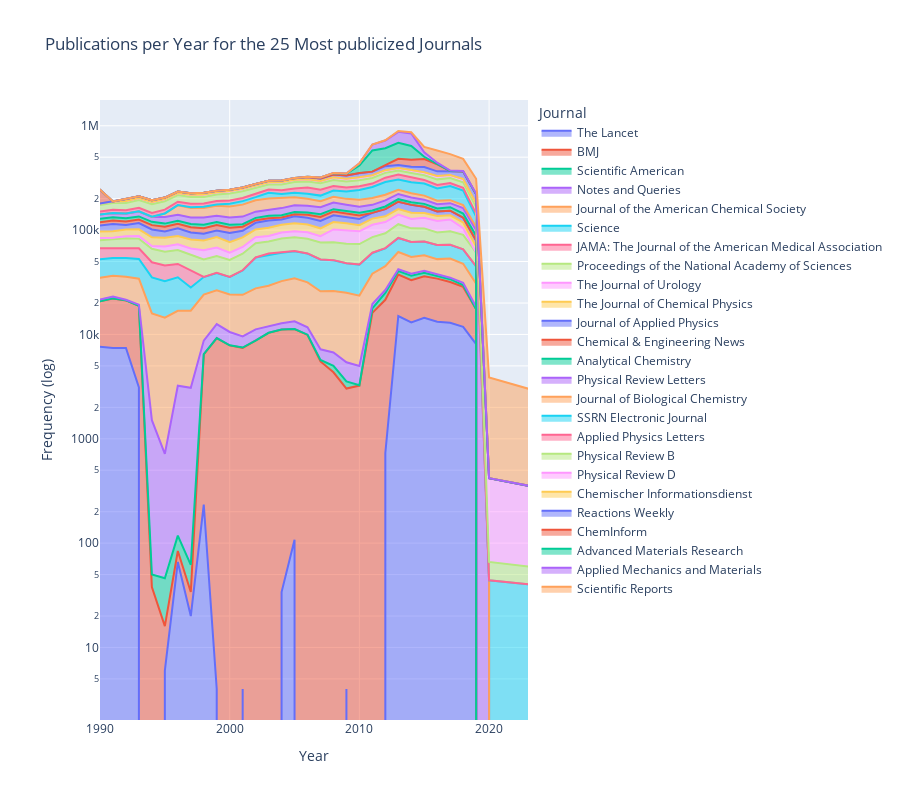

Notebook code for this chart:
### Code cell
##plot as a line graph with a different colour for each line
fig = px.area(df_new, x="Year", y="Publications",color="Journal",
              labels={'value': 'Frequency (log)', 'variable': 'Year'}, 
              title='Publications per Year for the 25 Most publicized Journals')
fig.update_layout(xaxis=dict(range=[1990, 2023]), 
                  yaxis_title='Frequency (log)', margin=dict(l=100),
                  yaxis_type='log',
                  height=800
                  )
fig.show()

### Figure 1 — Plotly figure (JSON) as saved in the notebook; plotly's stock layout.template omitted (floating-point values rounded to 4 significant figures; data arrays with more than 128 entries replaced by an {"elided": "..."} marker saying what was removed)
{"data": [{"hovertemplate": "Journal=The Lancet<br>Year=%{x}<br>Publications=%{y}<extra></extra>", "legendgroup": "The Lancet", "line": {"color": "#636efa"}, "marker": {"symbol": "circle"}, "mode": "lines", "name": "The Lancet", "orientation": "v", "showlegend": true, "stackgroup": "1", "type": "scatter", "x": {"elided": "188 int values"}, "xaxis": "x", "y": {"elided": "188 int values"}, "yaxis": "y"}, {"hovertemplate": "Journal=BMJ<br>Year=%{x}<br>Publications=%{y}<extra></extra>", "legendgroup": "BMJ", "line": {"color": "#EF553B"}, "marker": {"symbol": "circle"}, "mode": "lines", "name": "BMJ", "orientation": "v", "showlegend": true, "stackgroup": "1", "type": "scatter", "x": {"elided": "180 int values"}, "xaxis": "x", "y": {"elided": "180 int values"}, "yaxis": "y"}, {"hovertemplate": "Journal=Scientific American<br>Year=%{x}<br>Publications=%{y}<extra></extra>", "legendgroup": "Scientific American", "line": {"color": "#00cc96"}, "marker": {"symbol": "circle"}, "mode": "lines", "name": "Scientific American", "orientation": "v", "showlegend": true, "stackgroup": "1", "type": "scatter", "x": {"elided": "168 int values"}, "xaxis": "x", "y": {"elided": "168 int values"}, "yaxis": "y"}, {"hovertemplate": "Journal=Notes and Queries<br>Year=%{x}<br>Publications=%{y}<extra></extra>", "legendgroup": "Notes and Queries", "line": {"color": "#ab63fa"}, "marker": {"symbol": "circle"}, "mode": "lines", "name": "Notes and Queries", "orientation": "v", "showlegend": true, "stackgroup": "1", "type": "scatter", "x": {"elided": "170 int values"}, "xaxis": "x", "y": {"elided": "170 int values"}, "yaxis": "y"}, {"hovertemplate": "Journal=Journal of the American Chemical Society<br>Year=%{x}<br>Publications=%{y}<extra></extra>", "legendgroup": "Journal of the American Chemical Society", "line": {"color": "#FFA15A"}, "marker": {"symbol": "circle"}, "mode": "lines", "name": "Journal of the American Chemical Society", "orientation": "v", "showlegend": true, "stackgroup": "1", "type": "scatter", "x": {"elided": "141 int values"}, "xaxis": "x", "y": {"elided": "141 int values"}, "yaxis": "y"}, {"hovertemplate": "Journal=Science<br>Year=%{x}<br>Publications=%{y}<extra></extra>", "legendgroup": "Science", "line": {"color": "#19d3f3"}, "marker": {"symbol": "circle"}, "mode": "lines", "name": "Science", "orientation": "v", "showlegend": true, "stackgroup": "1", "type": "scatter", "x": {"elided": "140 int values"}, "xaxis": "x", "y": {"elided": "140 int values"}, "yaxis": "y"}, {"hovertemplate": "Journal=JAMA: The Journal of the American Medical Association<br>Year=%{x}<br>Publications=%{y}<extra></extra>", "legendgroup": "JAMA: The Journal of the American Medical Association", "line": {"color": "#FF6692"}, "marker": {"symbol": "circle"}, "mode": "lines", "name": "JAMA: The Journal of the American Medical Association", "orientation": "v", "showlegend": true, "stackgroup": "1", "type": "scatter", "x": [1883, 1884, 1885, 1887, 1888, 1889, 1890, 1891, 1892, 1893, 1894, 1895, 1896, 1897, 1898, 1899, 1900, 1901, 1902, 1903, 1904, 1905, 1906, 1907, 1910, 1913, 1916, 1918, 1920, 1921, 1922, 1923, 1924, 1925, 1926, 1927, 1928, 1929, 1930, 1931, 1933, 1934, 1935, 1941, 1942, 1946, 1949, 1952, 1953, 1961, 1962, 1963, 1964, 1965, 1966, 1967, 1968, 1969, 1970, 1971, 1972, 1973, 1974, 1975, 1976, 1977, 1978, 1979, 1980, 1981, 1982, 1983, 1984, 1985, 1986, 1987, 1988, 1989, 1990, 1991, 1992, 1993, 1994, 1995, 1996, 1997, 1998, 1999, 2000, 2001, 2002, 2003, 2004, 2005, 2006, 2008, 2009, 2010, 2011, 2012], "xaxis": "x", "y": [3112, 5318, 1012, 114, 376, 4478, 4976, 6628, 5820, 6398, 8198, 9066, 9382, 9728, 11638, 11054, 11120, 11314, 11528, 10920, 12958, 11810, 12976, 13448, 6300, 12532, 4, 10504, 8034, 13752, 13752, 14218, 15190, 12446, 12478, 13196, 7602, 1666, 13430, 6686, 14264, 13960, 5962, 13088, 10912, 602, 4294, 11280, 5528, 4, 5306, 29866, 176, 17366, 31192, 17482, 12520, 14152, 14168, 13132, 11898, 11426, 12068, 11398, 12380, 11144, 9744, 10920, 10672, 11144, 13844, 11910, 11684, 13498, 13676, 14230, 13724, 14754, 14372, 13176, 13814, 14066, 13956, 13434, 12070, 13294, 90, 36, 46, 72, 72, 1886, 1364, 544, 132, 26, 4, 14, 356, 462], "yaxis": "y"}, {"hovertemplate": "Journal=Proceedings of the National Academy of Sciences<br>Year=%{x}<br>Publications=%{y}<extra></extra>", "legendgroup": "Proceedings of the National Academy of Sciences", "line": {"color": "#B6E880"}, "marker": {"symbol": "circle"}, "mode": "lines", "name": "Proceedings of the National Academy of Sciences", "orientation": "v", "showlegend": true, "stackgroup": "1", "type": "scatter", "x": [1915, 1916, 1917, 1918, 1919, 1920, 1921, 1922, 1923, 1924, 1925, 1926, 1927, 1928, 1929, 1930, 1931, 1932, 1933, 1934, 1935, 1936, 1937, 1938, 1939, 1940, 1941, 1942, 1943, 1944, 1945, 1946, 1947, 1948, 1949, 1950, 1951, 1952, 1953, 1954, 1955, 1956, 1957, 1958, 1959, 1960, 1961, 1962, 1963, 1964, 1965, 1966, 1967, 1968, 1969, 1970, 1971, 1972, 1973, 1974, 1975, 1976, 1977, 1978, 1979, 1980, 1981, 1982, 1983, 1984, 1985, 1986, 1987, 1988, 1989, 1990, 1991, 1992, 1993, 1994, 1995, 1996, 1997, 1998, 1999, 2000, 2001, 2002, 2003, 2004, 2005, 2006, 2007, 2008, 2009, 2010, 2011, 2012, 2013, 2014, 2015, 2016, 2017, 2018, 2019], "xaxis": "x", "y": [1206, 1354, 1068, 690, 718, 862, 552, 570, 820, 748, 1424, 1212, 1386, 1286, 1244, 1094, 1028, 1104, 1160, 876, 1046, 928, 1042, 806, 984, 822, 790, 752, 496, 440, 544, 412, 642, 732, 998, 754, 1018, 1362, 1190, 1284, 1514, 1244, 1672, 1302, 1542, 1558, 1846, 2102, 2380, 3050, 3446, 3612, 4038, 4502, 3922, 3866, 4736, 5322, 5790, 7022, 7450, 6624, 8144, 9130, 9676, 10124, 11388, 10486, 10624, 11186, 12626, 13118, 12388, 12430, 13700, 13356, 15096, 15614, 15930, 17124, 16086, 17176, 16634, 16874, 17634, 16190, 18232, 20122, 17992, 21062, 22460, 22722, 23780, 24832, 25994, 26760, 25016, 26146, 29792, 26902, 26168, 22784, 25154, 24520, 15800], "yaxis": "y"}, {"hovertemplate": "Journal=The Journal of Urology<br>Year=%{x}<br>Publications=%{y}<extra></extra>", "legendgroup": "The Journal of Urology", "line": {"color": "#FF97FF"}, "marker": {"symbol": "circle"}, "mode": "lines", "name": "The Journal of Urology", "orientation": "v", "showlegend": true, "stackgroup": "1", "type": "scatter", "x": [1917, 1918, 1919, 1920, 1921, 1922, 1923, 1924, 1925, 1926, 1927, 1928, 1929, 1930, 1931, 1932, 1933, 1934, 1935, 1936, 1937, 1938, 1939, 1940, 1941, 1942, 1943, 1944, 1945, 1946, 1947, 1948, 1949, 1950, 1951, 1952, 1953, 1954, 1955, 1956, 1957, 1958, 1959, 1960, 1961, 1962, 1963, 1964, 1965, 1966, 1967, 1968, 1969, 1970, 1971, 1972, 1973, 1974, 1975, 1976, 1977, 1978, 1979, 1980, 1981, 1982, 1983, 1984, 1985, 1986, 1987, 1988, 1989, 1990, 1991, 1992, 1993, 1994, 1995, 1996, 1997, 1998, 1999, 2000, 2001, 2002, 2003, 2004, 2005, 2006, 2007, 2008, 2009, 2010, 2011, 2012, 2013, 2014, 2015, 2016, 2017, 2018], "xaxis": "x", "y": [174, 194, 126, 304, 558, 606, 650, 762, 934, 668, 822, 974, 924, 982, 1114, 716, 912, 820, 1062, 1096, 1194, 1168, 1662, 1316, 1618, 1394, 1386, 1138, 1188, 1358, 1556, 1828, 2210, 1834, 1928, 1908, 1836, 2196, 1686, 1598, 1792, 1642, 2068, 2118, 2536, 2102, 2208, 2186, 1928, 2394, 2644, 2338, 2504, 2340, 2804, 3892, 3310, 3204, 3498, 4578, 5118, 3972, 4658, 5284, 4848, 7486, 10056, 8298, 8006, 7650, 16138, 8614, 8188, 3650, 2396, 4012, 4756, 4200, 7812, 8690, 8488, 11844, 11506, 8858, 9462, 10742, 9900, 12012, 11778, 12980, 11566, 25210, 25822, 23904, 26750, 26250, 26696, 24072, 27302, 27638, 28882, 14508], "yaxis": "y"}, {"hovertemplate": "Journal=The Journal of Chemical Physics<br>Year=%{x}<br>Publications=%{y}<extra></extra>", "legendgroup": "The Journal of Chemical Physics", "line": {"color": "#FECB52"}, "marker": {"symbol": "circle"}, "mode": "lines", "name": "The Journal of Chemical Physics", "orientation": "v", "showlegend": true, "stackgroup": "1", "type": "scatter", "x": [1933, 1934, 1935, 1936, 1937, 1938, 1939, 1940, 1941, 1942, 1943, 1944, 1945, 1946, 1947, 1948, 1949, 1950, 1951, 1952, 1953, 1954, 1955, 1956, 1957, 1958, 1959, 1960, 1961, 1962, 1963, 1964, 1965, 1966, 1967, 1968, 1969, 1970, 1971, 1972, 1973, 1974, 1975, 1976, 1977, 1978, 1979, 1980, 1981, 1982, 1983, 1984, 1985, 1986, 1987, 1988, 1989, 1990, 1991, 1992, 1993, 1994, 1995, 1996, 1997, 1998, 1999, 2000, 2001, 2002, 2003, 2004, 2005, 2006, 2007, 2008, 2009, 2010, 2011, 2012, 2013, 2014, 2015, 2016, 2017, 2018, 2019], "xaxis": "x", "y": [800, 1232, 1274, 1076, 1176, 1230, 1472, 1228, 1130, 976, 668, 542, 468, 958, 1404, 1736, 2566, 3488, 3530, 4092, 4300, 4528, 5170, 5588, 5460, 4312, 5422, 5470, 5930, 8458, 8418, 9238, 11046, 11068, 11834, 12696, 11816, 12362, 11972, 12266, 11796, 10528, 10576, 11100, 11034, 10472, 11078, 12650, 11920, 11556, 12326, 10768, 10416, 12998, 12176, 12990, 12624, 12872, 13148, 14032, 14070, 14742, 14836, 14414, 14930, 15332, 17622, 16114, 16322, 15878, 17754, 17730, 19092, 17746, 16378, 17744, 16428, 14098, 16444, 15880, 18120, 18442, 15010, 13956, 12392, 13828, 9042], "yaxis": "y"}, {"hovertemplate": "Journal=Journal of Applied Physics<br>Year=%{x}<br>Publications=%{y}<extra></extra>", "legendgroup": "Journal of Applied Physics", "line": {"color": "#636efa"}, "marker": {"symbol": "circle"}, "mode": "lines", "name": "Journal of Applied Physics", "orientation": "v", "showlegend": true, "stackgroup": "1", "type": "scatter", "x": [1937, 1938, 1939, 1940, 1941, 1942, 1943, 1944, 1945, 1946, 1947, 1948, 1949, 1950, 1951, 1952, 1953, 1954, 1955, 1956, 1957, 1958, 1959, 1960, 1961, 1962, 1963, 1964, 1965, 1966, 1967, 1968, 1969, 1970, 1971, 1972, 1973, 1974, 1975, 1976, 1977, 1978, 1979, 1980, 1981, 1982, 1983, 1984, 1985, 1986, 1987, 1988, 1989, 1990, 1991, 1992, 1993, 1994, 1995, 1996, 1997, 1998, 1999, 2000, 2001, 2002, 2003, 2004, 2005, 2006, 2007, 2008, 2009, 2010, 2011, 2012, 2013, 2014, 2015, 2016, 2017, 2018, 2019], "xaxis": "x", "y": [700, 592, 560, 482, 618, 566, 484, 684, 724, 748, 870, 870, 1362, 1340, 1872, 1746, 2012, 2012, 1558, 1842, 1876, 2702, 3486, 3722, 3884, 4646, 4744, 4624, 5512, 6468, 6422, 8158, 6734, 6110, 6580, 5576, 5864, 5102, 5576, 5430, 4470, 6698, 9396, 5410, 7520, 10020, 6102, 7774, 10366, 7758, 10626, 14100, 10856, 13892, 16748, 10374, 14950, 16088, 12176, 16232, 13546, 12698, 13708, 16906, 13260, 16036, 18074, 13576, 18976, 18328, 18614, 19604, 16856, 16426, 17406, 23474, 28294, 28060, 20996, 14654, 14772, 13242, 9442], "yaxis": "y"}, {"hovertemplate": "Journal=Chemical & Engineering News<br>Year=%{x}<br>Publications=%{y}<extra></extra>", "legendgroup": "Chemical & Engineering News", "line": {"color": "#EF553B"}, "marker": {"symbol": "circle"}, "mode": "lines", "name": "Chemical & Engineering News", "orientation": "v", "showlegend": true, "stackgroup": "1", "type": "scatter", "x": [1942, 1943, 1944, 1945, 1946, 1947, 1948, 1949, 1950, 1951, 1952, 1953, 1954, 1955, 1956, 1957, 1958, 1959, 1960, 1961, 1962, 1963, 1964, 1965, 1966, 1967, 1968, 1969, 1970, 1971, 1972, 1973, 1974, 1975, 1976, 1977, 1978, 1979, 1980, 1981, 1982, 1983, 1984, 1985, 1986, 1987, 1988, 1989, 1990, 1991, 1992, 1993, 1994, 1995, 1996, 1997, 1998, 1999, 2000, 2001, 2002, 2003, 2004, 2005, 2006, 2007, 2008, 2009, 2010], "xaxis": "x", "y": [3958, 5012, 6406, 5962, 8392, 13070, 13584, 13900, 16354, 17086, 17328, 17934, 16128, 16662, 17474, 18162, 18314, 18812, 17906, 17298, 15806, 14966, 15442, 15328, 17796, 17270, 15816, 15128, 14570, 12586, 7638, 8026, 10012, 10768, 10558, 10712, 10588, 11146, 11142, 11416, 10604, 9408, 9578, 8848, 9244, 8990, 8590, 8458, 8530, 9224, 9050, 9826, 10280, 10986, 11340, 11576, 11958, 12338, 11828, 9450, 6946, 6676, 5732, 6550, 8702, 11184, 11760, 10754, 10242], "yaxis": "y"}, {"hovertemplate": "Journal=Analytical Chemistry<br>Year=%{x}<br>Publications=%{y}<extra></extra>", "legendgroup": "Analytical Chemistry", "line": {"color": "#00cc96"}, "marker": {"symbol": "circle"}, "mode": "lines", "name": "Analytical Chemistry", "orientation": "v", "showlegend": true, "stackgroup": "1", "type": "scatter", "x": [1947, 1948, 1949, 1950, 1951, 1952, 1953, 1954, 1955, 1956, 1957, 1958, 1959, 1960, 1961, 1962, 1963, 1964, 1965, 1966, 1967, 1968, 1969, 1970, 1971, 1972, 1973, 1974, 1975, 1976, 1977, 1978, 1979, 1980, 1981, 1982, 1983, 1984, 1985, 1986, 1987, 1988, 1989, 1990, 1991, 1992, 1993, 1994, 1995, 1996, 1997, 1998, 1999, 2000, 2001, 2002, 2003, 2004, 2005, 2006, 2007, 2008, 2009, 2010, 2011, 2012, 2013, 2014, 2015, 2016, 2017, 2018, 2019], "xaxis": "x", "y": [4866, 5860, 6238, 4546, 6646, 7782, 7740, 8956, 9426, 10476, 10862, 11452, 11844, 10540, 11466, 13462, 14704, 14964, 4082, 13724, 12310, 13236, 11028, 10696, 9430, 11438, 6818, 8160, 9704, 9904, 9838, 11258, 11540, 12326, 11146, 9562, 11292, 11256, 11536, 10348, 10752, 11224, 10542, 9570, 8814, 8790, 8790, 8430, 7658, 7584, 7854, 8094, 7756, 7176, 6046, 6678, 6862, 6528, 7426, 7240, 8510, 8056, 8074, 8612, 7910, 9518, 10834, 10888, 11242, 10228, 12352, 12742, 9054], "yaxis": "y"}, {"hovertemplate": "Journal=Physical Review Letters<br>Year=%{x}<br>Publications=%{y}<extra></extra>", "legendgroup": "Physical Review Letters", "line": {"color": "#ab63fa"}, "marker": {"symbol": "circle"}, "mode": "lines", "name": "Physical Review Letters", "orientation": "v", "showlegend": true, "stackgroup": "1", "type": "scatter", "x": [1958, 1959, 1960, 1961, 1962, 1963, 1964, 1965, 1966, 1967, 1968, 1969, 1970, 1971, 1972, 1973, 1974, 1975, 1976, 1977, 1978, 1979, 1980, 1981, 1982, 1983, 1984, 1985, 1986, 1987, 1988, 1989, 1990, 1991, 1992, 1993, 1994, 1995, 1996, 1997, 1998, 1999, 2000, 2001, 2002, 2003, 2004, 2005, 2006, 2007, 2008, 2009, 2010, 2011, 2012, 2013, 2014, 2015, 2016, 2017, 2018, 2019, 2020], "xaxis": "x", "y": [1398, 3054, 2372, 2760, 2690, 2888, 4092, 5252, 6504, 6600, 8134, 7392, 6876, 8042, 7598, 6276, 6526, 7320, 7300, 6546, 7442, 7232, 7574, 6978, 7252, 8546, 8802, 11146, 11404, 10936, 10630, 11256, 12276, 12706, 14048, 15644, 13442, 17914, 17660, 17678, 19516, 17888, 19490, 20710, 19114, 19790, 23914, 23732, 23960, 23418, 24750, 22590, 20566, 20464, 24476, 24222, 19690, 17508, 15636, 15224, 18028, 11730, 44], "yaxis": "y"}, {"hovertemplate": "Journal=Journal of Biological Chemistry<br>Year=%{x}<br>Publications=%{y}<extra></extra>", "legendgroup": "Journal of Biological Chemistry", "line": {"color": "#FFA15A"}, "marker": {"symbol": "circle"}, "mode": "lines", "name": "Journal of Biological Chemistry", "orientation": "v", "showlegend": true, "stackgroup": "1", "type": "scatter", "x": [1959, 1961, 1964, 1965, 1966, 1967, 1968, 1969, 1970, 1971, 1972, 1973, 1974, 1975, 1976, 1977, 1978, 1979, 1980, 1981, 1982, 1983, 1984, 1985, 1986, 1987, 1988, 1989, 1990, 1991, 1992, 1993, 1994, 1995, 1996, 1997, 1998, 1999, 2000, 2001, 2002, 2003, 2004, 2005, 2006, 2007, 2008, 2009, 2010, 2011, 2012, 2013, 2014, 2015, 2016, 2017, 2018, 2019], "xaxis": "x", "y": [4, 8, 4, 4, 42, 46, 62, 18, 30, 16, 24, 72, 44, 80, 62, 28, 60, 88, 78, 176, 98, 116, 110, 150, 262, 322, 264, 294, 164, 354, 490, 336, 466, 10668, 32412, 30786, 31176, 33472, 36234, 40756, 43120, 44110, 40560, 33376, 28476, 23510, 24736, 24574, 28138, 28368, 25136, 21180, 20160, 18202, 14144, 12594, 11888, 6850], "yaxis": "y"}, {"hovertemplate": "Journal=SSRN Electronic Journal<br>Year=%{x}<br>Publications=%{y}<extra></extra>", "legendgroup": "SSRN Electronic Journal", "line": {"color": "#19d3f3"}, "marker": {"symbol": "circle"}, "mode": "lines", "name": "SSRN Electronic Journal", "orientation": "v", "showlegend": true, "stackgroup": "1", "type": "scatter", "x": [1961, 1967, 1971, 1972, 1974, 1975, 1976, 1977, 1978, 1979, 1980, 1982, 1983, 1984, 1985, 1986, 1987, 1988, 1989, 1990, 1991, 1992, 1993, 1994, 1995, 1996, 1997, 1998, 1999, 2000, 2001, 2002, 2003, 2004, 2005, 2006, 2007, 2008, 2009, 2010, 2011, 2012, 2013, 2014, 2015, 2016, 2017, 2018, 2019, 2103, 2104], "xaxis": "x", "y": [40, 4, 4, 34, 38, 16, 6, 10, 20, 24, 48, 10, 16, 106, 68, 28, 96, 70, 34, 68, 112, 170, 154, 206, 400, 778, 2462, 4382, 5122, 10580, 14192, 13708, 26744, 18280, 21318, 23314, 24908, 31242, 35476, 47408, 55658, 71020, 61936, 61994, 65842, 59658, 70912, 64562, 28250, 4, 4], "yaxis": "y"}, {"hovertemplate": "Journal=Applied Physics Letters<br>Year=%{x}<br>Publications=%{y}<extra></extra>", "legendgroup": "Applied Physics Letters", "line": {"color": "#FF6692"}, "marker": {"symbol": "circle"}, "mode": "lines", "name": "Applied Physics Letters", "orientation": "v", "showlegend": true, "stackgroup": "1", "type": "scatter", "x": [1962, 1963, 1964, 1965, 1966, 1967, 1968, 1969, 1970, 1971, 1972, 1973, 1974, 1975, 1976, 1977, 1978, 1979, 1980, 1981, 1982, 1983, 1984, 1985, 1986, 1987, 1988, 1989, 1990, 1991, 1992, 1993, 1994, 1995, 1996, 1997, 1998, 1999, 2000, 2001, 2002, 2003, 2004, 2005, 2006, 2007, 2008, 2009, 2010, 2011, 2012, 2013, 2014, 2015, 2016, 2017, 2018, 2019], "xaxis": "x", "y": [204, 1006, 1056, 1638, 1944, 1880, 1732, 2072, 2408, 2530, 2800, 2852, 2906, 3056, 3398, 2846, 3882, 3990, 4548, 4266, 4666, 4090, 4928, 4876, 5976, 7348, 8500, 9222, 9466, 10988, 10782, 12346, 11724, 12656, 13310, 13184, 12274, 14196, 13738, 13870, 16016, 16894, 19190, 22778, 32716, 30230, 25016, 21418, 20776, 20578, 28842, 35388, 33326, 22842, 20036, 17380, 15962, 8546], "yaxis": "y"}, {"hovertemplate": "Journal=Physical Review B<br>Year=%{x}<br>Publications=%{y}<extra></extra>", "legendgroup": "Physical Review B", "line": {"color": "#B6E880"}, "marker": {"symbol": "circle"}, "mode": "lines", "name": "Physical Review B", "orientation": "v", "showlegend": true, "stackgroup": "1", "type": "scatter", "x": [1970, 1971, 1972, 1973, 1974, 1975, 1976, 1977, 1978, 1979, 1980, 1981, 1982, 1983, 1984, 1985, 1986, 1987, 1988, 1989, 1990, 1991, 1992, 1993, 1994, 1995, 1996, 1997, 1998, 1999, 2000, 2001, 2002, 2003, 2004, 2005, 2006, 2007, 2008, 2009, 2010, 2011, 2012, 2013, 2014, 2015, 2016, 2017, 2018, 2019, 2020], "xaxis": "x", "y": [1060, 1040, 8360, 8738, 7960, 8734, 8538, 9286, 9026, 8800, 8864, 11150, 11048, 13138, 14278, 15824, 17334, 19038, 22680, 23612, 22898, 25324, 27040, 30464, 30930, 31758, 30064, 28816, 27606, 29082, 31902, 31986, 32198, 29490, 33302, 38856, 36256, 36402, 37198, 35828, 37590, 36836, 35688, 32204, 32174, 33120, 35620, 33718, 32080, 22676, 22], "yaxis": "y"}, {"hovertemplate": "Journal=Physical Review D<br>Year=%{x}<br>Publications=%{y}<extra></extra>", "legendgroup": "Physical Review D", "line": {"color": "#FF97FF"}, "marker": {"symbol": "circle"}, "mode": "lines", "name": "Physical Review D", "orientation": "v", "showlegend": true, "stackgroup": "1", "type": "scatter", "x": [1970, 1971, 1972, 1973, 1974, 1975, 1976, 1977, 1978, 1979, 1980, 1981, 1982, 1983, 1984, 1985, 1986, 1987, 1988, 1989, 1990, 1991, 1992, 1993, 1994, 1995, 1996, 1997, 1998, 1999, 2000, 2001, 2002, 2003, 2004, 2005, 2006, 2007, 2008, 2009, 2010, 2011, 2012, 2013, 2014, 2015, 2016, 2017, 2018, 2019, 2020], "xaxis": "x", "y": [5582, 6150, 5964, 6908, 6060, 5640, 5448, 5846, 5794, 5272, 4984, 5064, 5562, 5306, 5194, 5852, 6704, 6826, 6088, 6582, 6540, 6190, 7554, 8680, 9636, 9458, 9522, 10608, 12514, 11834, 12754, 13744, 14212, 12970, 14526, 14670, 15692, 15090, 18822, 18728, 19180, 20130, 21828, 21610, 23320, 22828, 23382, 21102, 22646, 14562, 354], "yaxis": "y"}, {"hovertemplate": "Journal=Chemischer Informationsdienst<br>Year=%{x}<br>Publications=%{y}<extra></extra>", "legendgroup": "Chemischer Informationsdienst", "line": {"color": "#FECB52"}, "marker": {"symbol": "circle"}, "mode": "lines", "name": "Chemischer Informationsdienst", "orientation": "v", "showlegend": true, "stackgroup": "1", "type": "scatter", "x": [1972, 1973, 1974, 1975, 1976, 1977, 1978, 1979, 1980, 1981, 1982, 1983, 1984, 1985, 1986], "xaxis": "x", "y": [50984, 52764, 52320, 49604, 45970, 47930, 43120, 40584, 40182, 39604, 38926, 40618, 44760, 39510, 42778], "yaxis": "y"}, {"hovertemplate": "Journal=Reactions Weekly<br>Year=%{x}<br>Publications=%{y}<extra></extra>", "legendgroup": "Reactions Weekly", "line": {"color": "#636efa"}, "marker": {"symbol": "circle"}, "mode": "lines", "name": "Reactions Weekly", "orientation": "v", "showlegend": true, "stackgroup": "1", "type": "scatter", "x": [1980, 1981, 1982, 1983, 1984, 1985, 1986, 1987, 1988, 1989, 1992, 1993, 1994, 1995, 1996, 1997, 1998, 1999, 2000, 2001, 2002, 2003, 2004, 2005, 2006, 2007, 2008, 2009, 2010, 2011, 2012, 2013, 2014, 2015, 2016, 2017, 2018, 2019], "xaxis": "x", "y": [5208, 5046, 4186, 3506, 3920, 4208, 3470, 4356, 5494, 5390, 8486, 7754, 6708, 6746, 7322, 7668, 8080, 7144, 6272, 6456, 7982, 10484, 10058, 10668, 15114, 17296, 20364, 23892, 30784, 27130, 34648, 26020, 28802, 43270, 36106, 31080, 55960, 39912], "yaxis": "y"}, {"hovertemplate": "Journal=ChemInform<br>Year=%{x}<br>Publications=%{y}<extra></extra>", "legendgroup": "ChemInform", "line": {"color": "#EF553B"}, "marker": {"symbol": "circle"}, "mode": "lines", "name": "ChemInform", "orientation": "v", "showlegend": true, "stackgroup": "1", "type": "scatter", "x": [1987, 1988, 1989, 1990, 1995, 2010, 2012, 2013, 2014, 2015, 2016], "xaxis": "x", "y": [75584, 67570, 65446, 64112, 6, 1202, 9920, 62200, 67240, 78354, 61472], "yaxis": "y"}, {"hovertemplate": "Journal=Advanced Materials Research<br>Year=%{x}<br>Publications=%{y}<extra></extra>", "legendgroup": "Advanced Materials Research", "line": {"color": "#00cc96"}, "marker": {"symbol": "circle"}, "mode": "lines", "name": "Advanced Materials Research", "orientation": "v", "showlegend": true, "stackgroup": "1", "type": "scatter", "x": [1994, 2005, 2006, 2007, 2008, 2009, 2010, 2011, 2012, 2013, 2014, 2015, 2016, 2017, 2018, 2019], "xaxis": "x", "y": [16, 744, 1644, 5726, 9566, 12130, 63330, 216446, 189964, 203480, 167872, 24062, 2760, 798, 784, 270], "yaxis": "y"}, {"hovertemplate": "Journal=Applied Mechanics and Materials<br>Year=%{x}<br>Publications=%{y}<extra></extra>", "legendgroup": "Applied Mechanics and Materials", "line": {"color": "#ab63fa"}, "marker": {"symbol": "circle"}, "mode": "lines", "name": "Applied Mechanics and Materials", "orientation": "v", "showlegend": true, "stackgroup": "1", "type": "scatter", "x": [2004, 2005, 2006, 2007, 2008, 2009, 2010, 2011, 2012, 2013, 2014, 2015, 2016, 2017, 2018, 2019], "xaxis": "x", "y": [292, 354, 432, 340, 1496, 2066, 21554, 80624, 111256, 188854, 204828, 53186, 12282, 3936, 2472, 1810], "yaxis": "y"}, {"hovertemplate": "Journal=Scientific Reports<br>Year=%{x}<br>Publications=%{y}<extra></extra>", "legendgroup": "Scientific Reports", "line": {"color": "#FFA15A"}, "marker": {"symbol": "circle"}, "mode": "lines", "name": "Scientific Reports", "orientation": "v", "showlegend": true, "stackgroup": "1", "type": "scatter", "x": [2011, 2012, 2013, 2014, 2015, 2016, 2017, 2018, 2019, 2020], "xaxis": "x", "y": [1282, 4908, 16042, 21276, 70408, 137850, 162314, 112704, 87282, 3448], "yaxis": "y"}], "layout": {"height": 800, "legend": {"title": {"text": "Journal"}, "tracegroupgap": 0}, "margin": {"l": 100}, "title": {"text": "Publications per Year for the 25 Most publicized Journals"}, "xaxis": {"anchor": "y", "domain": [0, 1], "range": [1990, 2023], "title": {"text": "Year"}}, "yaxis": {"anchor": "x", "domain": [0, 1], "title": {"text": "Frequency (log)"}, "type": "log"}}}
